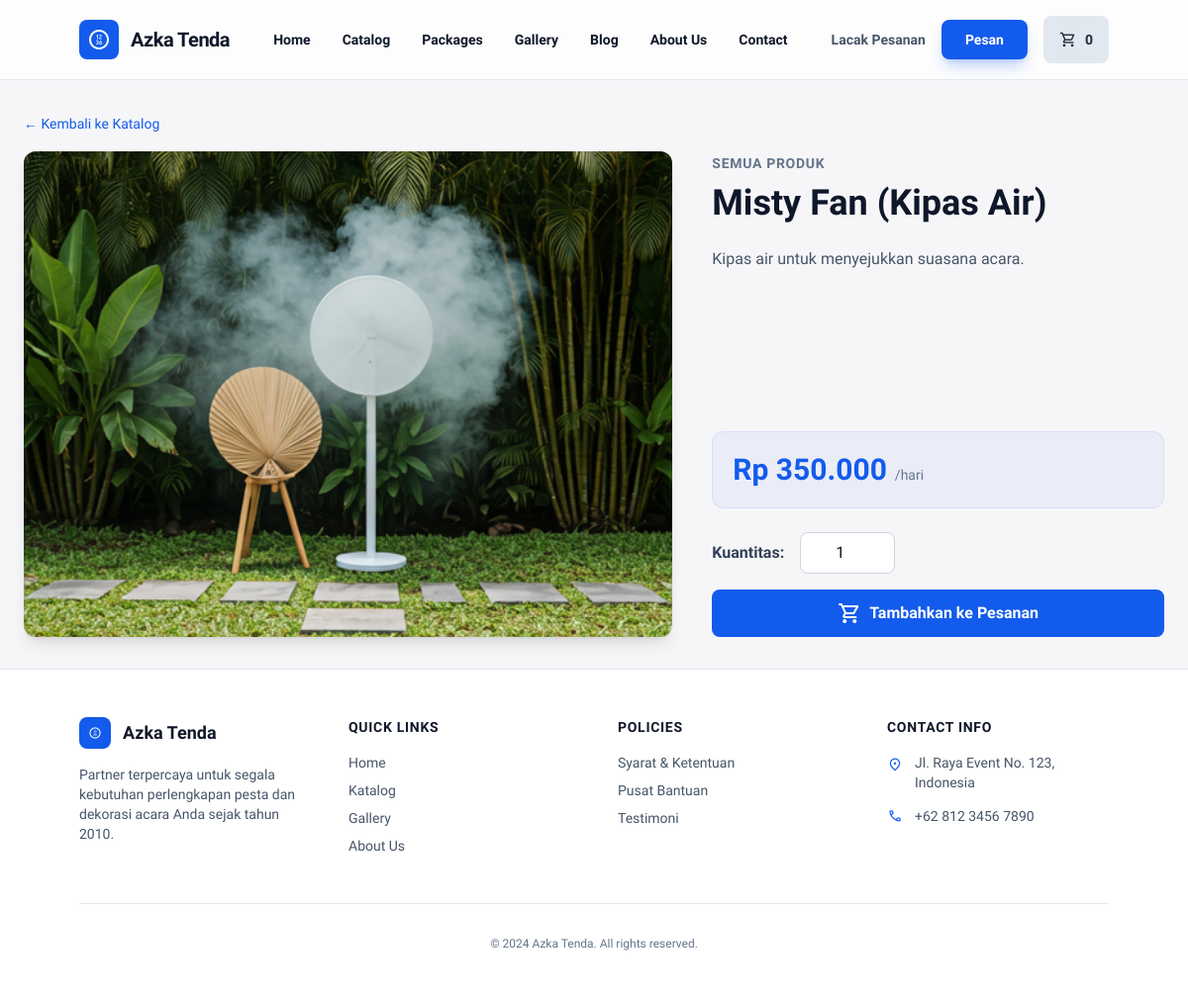
The page /product.php?id=4 on the database its author committed.
### tables this page shows
CREATE TABLE products (
    id INT AUTO_INCREMENT PRIMARY KEY,
    category_id INT,
    name VARCHAR(255) NOT NULL,
    price DECIMAL(10,2) NOT NULL,
    unit VARCHAR(50) NOT NULL,
    image VARCHAR(500),
    description TEXT,
    FOREIGN KEY (category_id) REFERENCES categories(id)
);

CREATE TABLE categories (
    id INT AUTO_INCREMENT PRIMARY KEY,
    name VARCHAR(100) NOT NULL
);

### product.php (the view, shortened to what this page needs)
<?php
include 'includes/config.php';
$product_id = (int)$_GET['id'];
$query = "SELECT p.*, c.name as category_name FROM products p LEFT JOIN categories c ON p.category_id = c.id WHERE p.id = $product_id";
$result = $conn->query($query);
$product = $result->fetch_assoc();
?>
<?php include 'includes/header.php'; ?>
<main class="max-w-[1200px] mx-auto w-full px-6 py-8 flex-1">
    <div class="mb-4">
        <a href="catalog.php" class="text-sm text-primary hover:underline">&larr; Kembali ke Katalog</a>
    </div>
    <div class="grid grid-cols-1 lg:grid-cols-12 gap-10">
        <div class="lg:col-span-7 flex flex-col gap-4">
            <div class="w-full aspect-[4/3] rounded-xl overflow-hidden shadow-lg bg-slate-200 dark:bg-slate-800">
                <div class="w-full h-full bg-cover bg-center" style="background-image: url('<?= htmlspecialchars($product['image']) ?>')"></div>
            </div>
        </div>
        <div class="lg:col-span-5 flex flex-col gap-6">
            <div>
                <span class="text-sm font-semibold text-slate-500 uppercase tracking-wider"><?= htmlspecialchars($product['category_name']) ?></span>
                <h1 class="text-4xl font-black text-slate-900 dark:text-slate-100 mt-2"><?= htmlspecialchars($product['name']) ?></h1>
            </div>
            <p class="text-slate-600 dark:text-slate-400 leading-relaxed"><?= nl2br(htmlspecialchars($product['description'])) ?></p>
            <div class="p-5 rounded-xl bg-primary/5 dark:bg-primary/10 border border-primary/10 mt-auto">
                <div class="flex items-baseline gap-2">
                    <span class="text-3xl font-bold text-primary">Rp <?= number_format($product['price'], 0, ',', '.') ?></span>
                    <span class="text-slate-500 text-sm"><?= htmlspecialchars($product['unit']) ?></span>
                </div>
            </div>
            <form action="cart_action.php" method="POST" class="flex flex-col gap-4">
                <div class="flex items-center gap-4">
                    <label for="quantity" class="font-semibold text-slate-700 dark:text-slate-300">Kuantitas:</label>
                    <input type="number" id="quantity" name="quantity" value="1" min="1" class="w-24 p-2 border border-slate-300 rounded-lg text-center dark:bg-slate-800 dark:border-slate-700">
                </div>
                <button type="submit" class="w-full bg-primary text-white font-bold rounded-lg px-6 h-12 flex items-center justify-center gap-2 hover:bg-blue-700 transition-colors">
                    <span class="material-symbols-outlined">shopping_cart</span>
                    Tambahkan ke Pesanan
                </button>
            </form>
        </div>
    </div>
</main>
<?php include 'includes/footer.php'; ?>

### includes/header.php (style rules this page uses)
body { font-family: 'Work Sans', sans-serif; }

### rows shown on the page
products: image (picture), category.name "SEMUA PRODUK", name "Misty Fan (Kipas Air)", description "Kipas air untuk menyejukkan suasana acara.", price "350.000", unit "/hari"

### other values the page prints
$cart_count "0"
